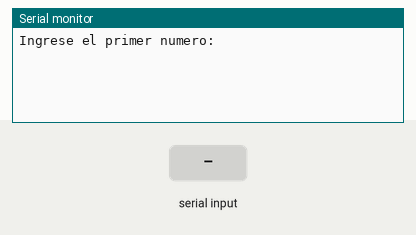
Recording of a sketch running on a simulated Arduino Uno, built with avr-gcc and run on an emulated ATmega328P. Parts: the last lines printed to the serial monitor. The test bench sets the inputs (shaded band).

Above: at 1.2 s.
1.3 s: "90,45\n" received over Serial
At 2.4 s:
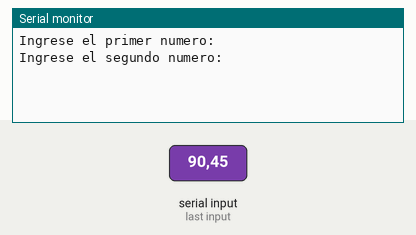
2.8 s: "30,150\n" received over Serial
At 3.6 s:
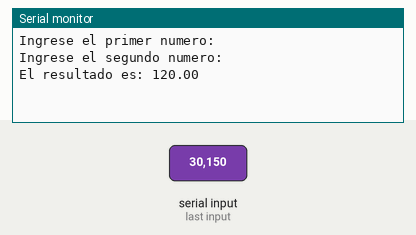

The sketch:

suma.ino
```cpp
// Ejemplo que toma dos numeros, los suma y muestra el resultado

float A, B, C;

void setup() {
  // Habilitar monitor Serial
  Serial.begin(9600);

  Serial.println("Ingrese el primer numero:");
}

void loop() {

  if (Serial.available() > 0) {

    String input = Serial.readStringUntil('\n');
    A = input.toFloat();  // Convertir String en Float

    Serial.println("Ingrese el segundo numero:");

    while (Serial.available() == 0) {
      // Esperar a que el usuario ingrese el segundo número
    }
    input = Serial.readStringUntil('\n');
    B = input.toFloat();

    // Ahora se calcula la suma y se guarda el resultado en la variable C
    C = A + B;
    Serial.print("El resultado es: ");
    Serial.println(C);
  }
}  //FinAlgoritmo
```

Measured:
- after the input at 1.3 s, the serial monitor: prints a new line at once (image 1)
- after the input at 2.8 s, the serial monitor: prints a new line at once (image 2)
